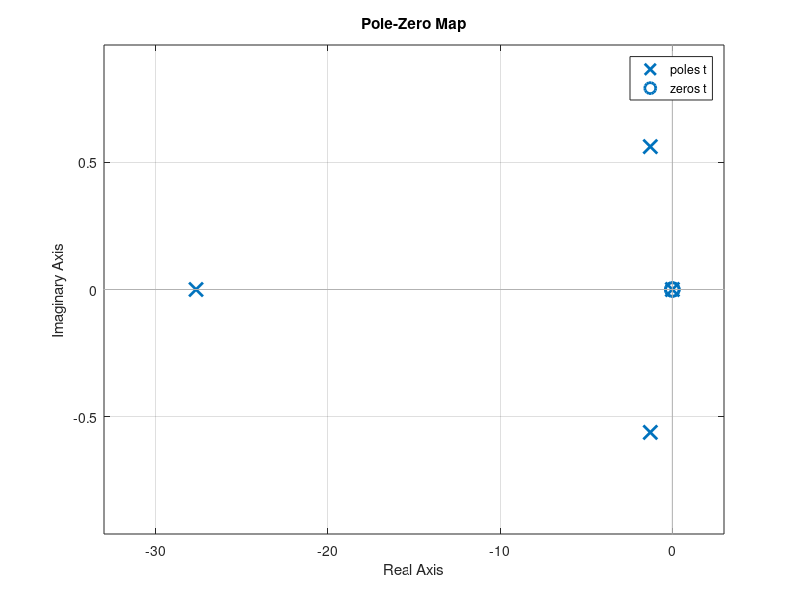
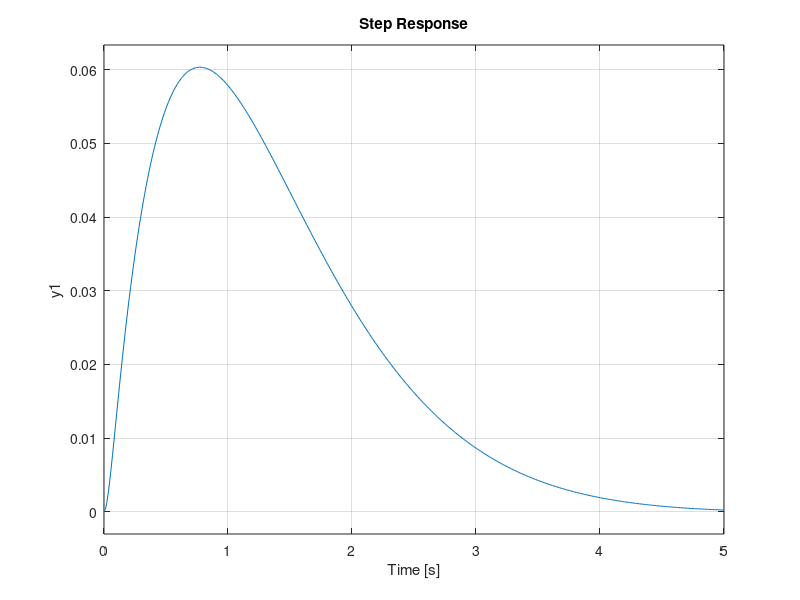

These figures' MATLAB source, in order:
% @file cse499_proj.m
% @author Andrew Woska, Daniel Maas, Imani Muhammed-Graham
% @date 2022-03-14
% for CSE 499 - Embedded Controls
% Description
%   This file is used to calculate and test the PID controller
%   for a self-balancing robot
%
% Formulas
% 

clc
clear
close all


M = 0.4;
m = 0.3;
b = 0.1;
I = 0.006;
g = 9.8;
l = 0.3;
q = (M+m)*(I+m*l^2)-(m*l)^2;

num = [m*l/q, 0];
denom = [ 1, b*(I+m*l^2)/q, -(M+m)*m*g*l/q, -b*m*g*l/q ];

s = .001

Kp = 19;
Ki = 10;
Kd = 5;

sys = tf(num,denom)
% csys = c2d(sys,s)
c = pid(Kp,Ki,Kd)
% c1 = pid(Kp,Ki,Kd,s)
t = feedback(sys,c)
% t1 = feedback(csys,c1)

figure
pzmap(t)
% 
% figure
% rlocus(t)

% figure
% nyquist(t)

figure
step(t)
% axis([0, 5, -0.2, 0.2]);